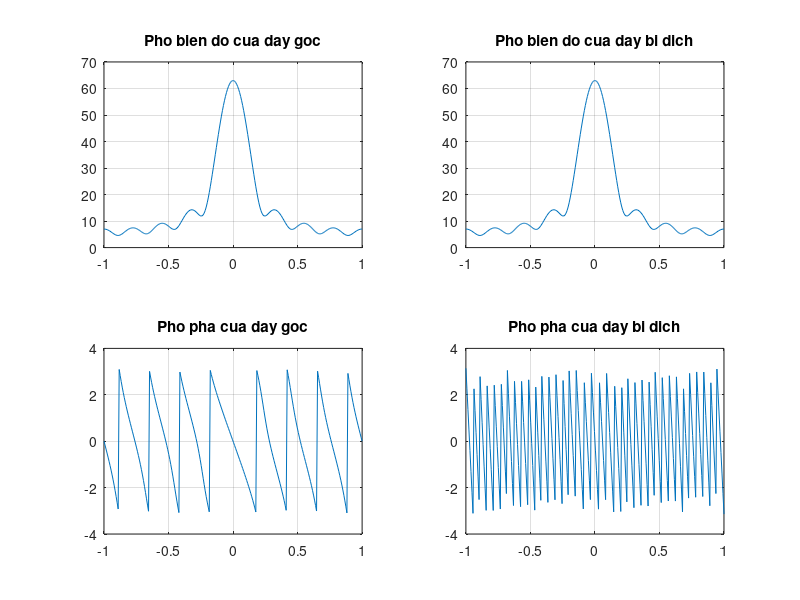

The MATLAB source for this figure:
clf;
clc;
w=-pi:2*pi/255:pi; wo=0.47*pi; D=29;
x=[3 4 5 6 7 8 9 10 11];
h1=freqz(x,1,w);
h2=freqz([zeros(1,D) x],1,w);
subplot(2,2,1);
plot(w/pi,abs(h1)); grid;
title('Pho bien do cua day goc');
subplot(2,2,2);
plot(w/pi,abs(h2)); grid;
title('Pho bien do cua day bi dich');
subplot(2,2,3);
plot(w/pi,angle(h1)); grid;
title('Pho pha cua day goc');
subplot(2,2,4);
plot(w/pi,angle(h2)); grid;
title('Pho pha cua day bi dich');
